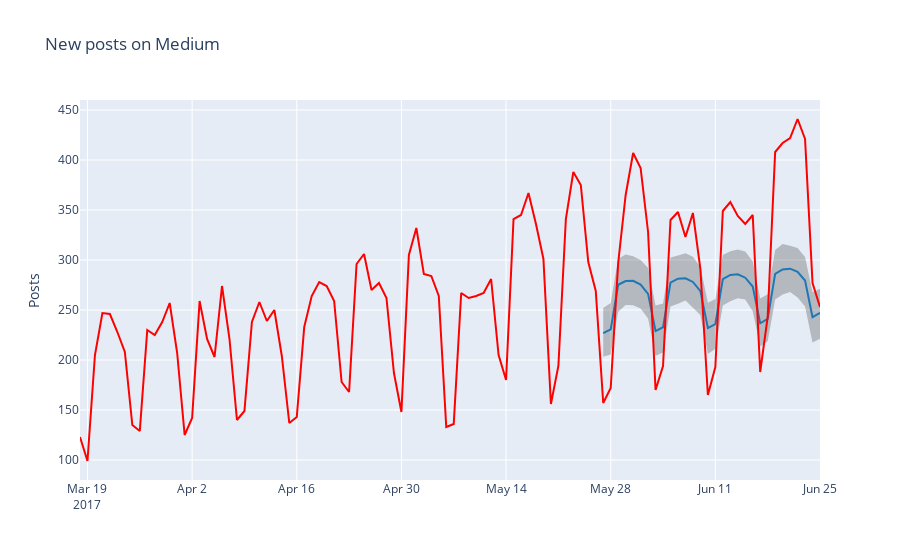

The notebook cell saved with this chart:
### Markdown cell above
### 3.6 Visualization

Let's create our own visualization of the model built by Prophet. It will comprise the actual values, forecast and confidence intervals.

First, we will plot the data for a shorter period of time to make the data points easier to distinguish. Second, we will show the model performance only for the period that we predicted, that is the last 30 days. It seems that these two measures should give us a more legible plot.

Third, we will use `Plotly` to make our chart interactive, which is great for exploring.

We will define a custom helper function `show_forecast` and call it (for more on how it works please refer to the comments in the code and the [documentation](https://plot.ly/python/)):

### Code cell
def show_forecast(cmp_df, num_predictions, num_values, title):
    """Visualize the forecast."""
    
    def create_go(name, column, num, **kwargs):
        points = cmp_df.tail(num)
        args = dict(name=name, x=points.index, y=points[column], mode='lines')
        args.update(kwargs)
        return go.Scatter(**args)
    
    lower_bound = create_go('Lower Bound', 'yhat_lower', num_predictions,
                            line=dict(width=0),
                            marker=dict(color="gray"))
    upper_bound = create_go('Upper Bound', 'yhat_upper', num_predictions,
                            line=dict(width=0),
                            marker=dict(color="gray"),
                            fillcolor='rgba(68, 68, 68, 0.3)', 
                            fill='tonexty')
    forecast = create_go('Forecast', 'yhat', num_predictions,
                         line=dict(color='rgb(31, 119, 180)'))
    actual = create_go('Actual', 'y', num_values,
                       marker=dict(color="red"))
    
    # In this case the order of the series is important because of the filling
    data = [lower_bound, upper_bound, forecast, actual]

    layout = go.Layout(yaxis=dict(title='Posts'), title=title, showlegend = False)
    fig = go.Figure(data=data, layout=layout)
    iplot(fig, show_link=False)

show_forecast(cmp_df, prediction_size, 100, 'New posts on Medium')
